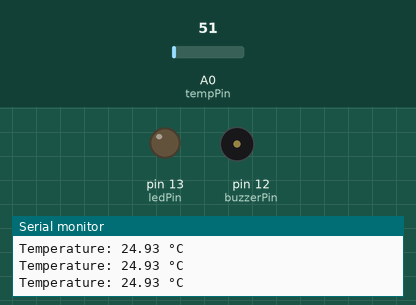
Simulated run of this sketch. Board: Arduino Uno, built with avr-gcc and run on an emulated ATmega328P. On the bench: output pins drawn as LEDs (lit = HIGH), buzzer (waves = sounding, pin HIGH), the last lines printed to the serial monitor. Inputs (shaded band) come from the test bench; at power-on: A0 (tempPin) = 51.

Above: at 1.3 s.
1.4 s: A0 (tempPin) set to 91
2.9 s: A0 (tempPin) set to 108
At 3.8 s:
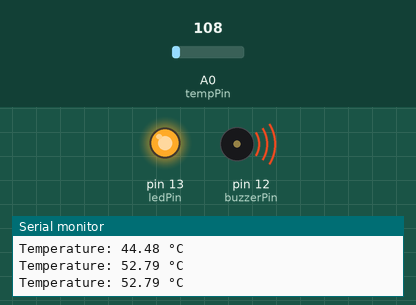
4.5 s: A0 (tempPin) set to 86
At 5.0 s:
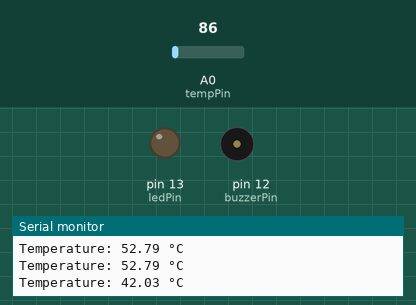
6.0 s: A0 (tempPin) set to 112
At 6.3 s:
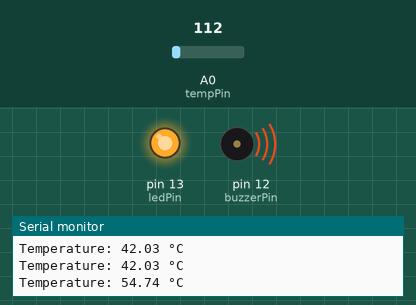
Timing chart, 0 to 8.5 s (numbered marks = the images above; inputs shaded):
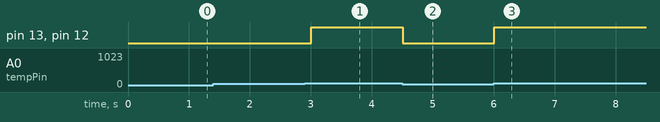

Measured:
- the behaviour switches between 102 and 103 on A0 (tempPin) (found by bisection; images 0 and 1)
- after the input at 2.9 s, pin 13 (ledPin), pin 12 (buzzerPin): LOW → HIGH after 0.11 s
- after the input at 4.5 s, pin 13 (ledPin), pin 12 (buzzerPin): HIGH → LOW at once
- after the input at 6.0 s, pin 13 (ledPin), pin 12 (buzzerPin): LOW → HIGH at once

The sketch:

ARDUNIO_TEMP_TASK.ino
```cpp
// Pin definitions
const int tempPin = A0;      // Analog pin for LM35 (temperature sensor)
const int ledPin = 13;       // Pin for LED
const int buzzerPin = 12;    // Pin for Buzzer

// Threshold temperature
const float thresholdTemp = 50.0;

void setup() {
  // Initialize the LED and Buzzer as outputs
  pinMode(ledPin, OUTPUT);
  pinMode(buzzerPin, OUTPUT);

  // Start serial communication for debugging (optional)
  Serial.begin(9600);
}

void loop() {
  // Read the analog temperature value from the LM35 sensor
  int sensorValue = analogRead(tempPin);

  // Convert the sensor value to temperature (LM35 gives 10mV per °C)
  // Since the ATmega328P ADC has 10-bit resolution (0-1023), we calculate the temperature
  float voltage = sensorValue * (5.0 / 1023.0);  // Convert ADC value to voltage
  float temperatureC = voltage * 100.0;  // LM35 gives 10mV per degree Celsius

  // Print temperature to serial monitor for debugging (optional)
  Serial.print("Temperature: ");
  Serial.print(temperatureC);
  Serial.println(" °C");

  // Check if temperature exceeds the threshold
  if (temperatureC > thresholdTemp) {
    // Turn on LED and Buzzer if temperature exceeds threshold
    digitalWrite(ledPin, HIGH);
    digitalWrite(buzzerPin, HIGH);
  } else {
    // Otherwise, turn them off
    digitalWrite(ledPin, LOW);
    digitalWrite(buzzerPin, LOW);
  }

  // Add a delay to avoid flooding serial output and debounce the system
  delay(500);  // Delay in milliseconds (500ms)
}
```
